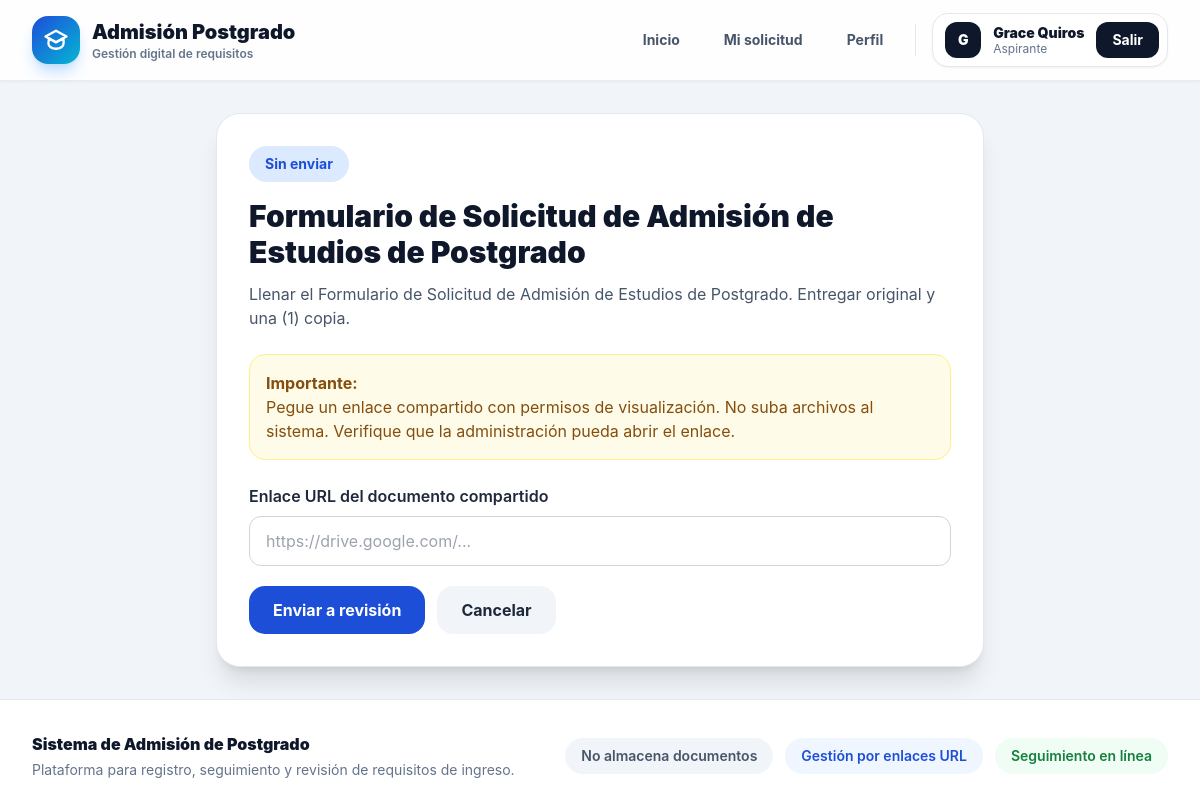
The page /estudiante/entrega/7/ (signed in) on the database its author committed.
### admisiones/models.py (models this page shows, shortened)
class StudentDocumentSubmission(models.Model):
    SIN_ENVIAR = 'SIN_ENVIAR'
    EN_REVISION = 'EN_REVISION'
    EN_PROCESO = 'EN_PROCESO'
    SUBSANAR = 'SUBSANAR'
    APROBADO = 'APROBADO'
    RECHAZADO = 'RECHAZADO'
    STATUS_CHOICES = [
        (SIN_ENVIAR, 'Sin enviar'),
        (EN_REVISION, 'En revisión'),
        (EN_PROCESO, 'En proceso'),
        (SUBSANAR, 'Subsanar'),
        (APROBADO, 'Aprobado'),
        (RECHAZADO, 'Rechazado'),
    ]
    profile = models.ForeignKey(
        StudentProfile,
        on_delete=models.CASCADE,
        related_name='documentos'
    )
    requirement = models.ForeignKey(
        Requirement,
        on_delete=models.CASCADE,
        related_name='entregas'
    )
    enlace_url = models.URLField(
        max_length=1000,
        blank=True,
        help_text='Enlace compartido del documento. Ejemplo: Google Drive, OneDrive, Dropbox.'
    )
    estado = models.CharField(
        max_length=20,
        choices=STATUS_CHOICES,
        default=SIN_ENVIAR
    )
    observacion_admin = models.TextField(blank=True)
    revisado_por = models.ForeignKey(
        settings.AUTH_USER_MODEL,
        on_delete=models.SET_NULL,
        null=True,
        blank=True,
        related_name='documentos_revisados'
    )
    enviado_en = models.DateTimeField(null=True, blank=True)
    actualizado_en = models.DateTimeField(auto_now=True)
    class Meta:
        unique_together = ('profile', 'requirement')
        ordering = ['requirement__orden']

class Requirement(models.Model):
    TODOS = 'TODOS'
    SOLO_INDICE_EQUIVALENTE = 'INDICE_EQUIVALENTE'
    APPLIES_TO_CHOICES = [
        (TODOS, 'Todos los aspirantes'),
        (SOLO_INDICE_EQUIVALENTE, 'Solo si requiere índice académico equivalente'),
    ]
    codigo = models.SlugField(unique=True)
    titulo = models.CharField(max_length=200)
    descripcion = models.TextField()
    aplica_a = models.CharField(
        max_length=30,
        choices=APPLIES_TO_CHOICES,
        default=TODOS
    )
    obligatorio = models.BooleanField(default=True)
    orden = models.PositiveIntegerField(default=1)
    activo = models.BooleanField(default=True)
    class Meta:
        ordering = ['orden', 'titulo']

### admisiones/views.py (the view)
# urls.py: path('estudiante/entrega/<int:entrega_id>/', views.subir_enlace, name='subir_enlace'),
@login_required
def subir_enlace(request, entrega_id):
    if request.user.is_staff:
        return redirect('admisiones:panel_admin')
    profile = obtener_perfil_estudiante(request.user)
    entrega = get_object_or_404(
        StudentDocumentSubmission,
        id=entrega_id,
        profile=profile
    )
    if request.method == 'POST':
        form = StudentDocumentSubmissionForm(request.POST, instance=entrega)
        if form.is_valid():
            entrega = form.save(commit=False)
            entrega.estado = StudentDocumentSubmission.EN_REVISION
            entrega.enviado_en = timezone.now()
            entrega.revisado_por = None
            entrega.save()
            messages.success(
                request,
                'Enlace enviado correctamente. El documento queda en revisión.'
            )
            return redirect('admisiones:estudiante_dashboard')
    else:
        form = StudentDocumentSubmissionForm(instance=entrega)
    return render(request, 'admisiones/subir_enlace.html', {
        'form': form,
        'entrega': entrega,
    })

### admisiones/forms.py
class StudentDocumentSubmissionForm(forms.ModelForm):
    class Meta:
        model = StudentDocumentSubmission
        fields = ['enlace_url']
        labels = {
            'enlace_url': 'Enlace URL del documento compartido'
        }
        widgets = {
            'enlace_url': forms.URLInput(attrs={
                'class': INPUT_CLASS,
                'placeholder': 'https://drive.google.com/...',
            })
        }

### admisiones/views.py (called while the page is built)
def obtener_perfil_estudiante(user):
    profile, _ = StudentProfile.objects.get_or_create(user=user)
    return profile

### templates/admisiones/subir_enlace.html (shortened to what this page needs)
{% extends 'base.html' %}
{% block content %}
<div class="max-w-3xl mx-auto bg-white rounded-3xl shadow-xl border border-slate-200 p-8">
    <span class="inline-flex px-4 py-2 rounded-full bg-blue-100 text-blue-700 text-sm font-bold">
        {{ entrega.get_estado_display }}
    </span>
    <h1 class="text-3xl font-black text-slate-900 mt-4">
        {{ entrega.requirement.titulo }}
    </h1>
    <p class="text-slate-600 mt-3">
        {{ entrega.requirement.descripcion }}
    </p>
    <div class="mt-6 bg-yellow-50 border border-yellow-200 text-yellow-800 rounded-2xl p-4">
        <p class="font-bold">Importante:</p>
        <p>
            Pegue un enlace compartido con permisos de visualización. No suba archivos al sistema.
            Verifique que la administración pueda abrir el enlace.
        </p>
    </div>
    <form method="post" class="mt-6 space-y-5">
        {% for field in form %}
            <div>
                <label class="block font-semibold mb-2">{{ field.label }}</label>
                {{ field }}
            </div>
        {% endfor %}
        <div class="flex gap-3">
            <button class="bg-blue-700 text-white px-6 py-3 rounded-2xl font-bold hover:bg-blue-800">
                Enviar a revisión
            </button>
            <a href="{% url 'admisiones:estudiante_dashboard' %}" class="bg-slate-100 text-slate-800 px-6 py-3 rounded-2xl font-bold hover:bg-slate-200">
                Cancelar
            </a>
        </div>
    </form>
</div>
{% endblock %}

### templates/base.html (shortened to what this page needs)
{% load static %}
<!DOCTYPE html>
<html lang="es" class="scroll-smooth">
<head>
    <script src="https://cdn.tailwindcss.com"></script>
</head>
<body class="min-h-screen bg-slate-100 text-slate-800 antialiased">
    <div class="min-h-screen flex flex-col">
        <header class="sticky top-0 z-50 glass-navbar border-b border-slate-200/80 shadow-sm">
            <nav class="max-w-7xl mx-auto px-4 sm:px-6 lg:px-8">
                <div class="h-20 flex items-center justify-between">
                    <a href="{% url 'admisiones:home' %}" class="flex items-center gap-3 group">
                        <div class="w-12 h-12 rounded-2xl bg-gradient-to-br from-blue-700 to-cyan-500 flex items-center justify-center text-white shadow-lg shadow-blue-200 group-hover:scale-105 transition-transform">
                        </div>
                        <div>
                            <p class="text-lg sm:text-xl font-black text-slate-900 leading-tight">
                                Admisión Postgrado
                            </p>
                            <p class="hidden sm:block text-xs font-semibold text-slate-500">
                                Gestión digital de requisitos
                            </p>
                        </div>
                    </a>
                    <div class="hidden md:flex items-center gap-3">
                        <a href="{% url 'admisiones:home' %}"
                           class="px-4 py-2 rounded-xl text-sm font-bold text-slate-600 hover:text-blue-700 hover:bg-blue-50 transition">
                            Inicio
                        </a>
                        {% if user.is_authenticated %}
                            {% if user.is_staff %}
                                <a href="{% url 'admisiones:panel_admin' %}"
                                   class="px-4 py-2 rounded-xl text-sm font-bold text-slate-600 hover:text-blue-700 hover:bg-blue-50 transition">
                                    Panel administrativo
                                </a>
                            {% else %}
                                <a href="{% url 'admisiones:estudiante_dashboard' %}"
                                   class="px-4 py-2 rounded-xl text-sm font-bold text-slate-600 hover:text-blue-700 hover:bg-blue-50 transition">
                                    Mi solicitud
                                </a>
                                <a href="{% url 'admisiones:estudiante_perfil' %}"
                                   class="px-4 py-2 rounded-xl text-sm font-bold text-slate-600 hover:text-blue-700 hover:bg-blue-50 transition">
                                    Perfil
                                </a>
                            {% endif %}
                            <div class="flex items-center gap-3 bg-white border border-slate-200 rounded-2xl pl-3 pr-2 py-2 shadow-sm">
                                <div class="w-9 h-9 rounded-xl bg-slate-900 text-white flex items-center justify-center font-black text-sm">
                                    {{ user.first_name|default:user.username|slice:":1"|upper }}
                                </div>
                                <div class="hidden lg:block">
                                    <p class="text-sm font-black text-slate-900 leading-tight">
                                        {{ user.get_full_name|default:user.username }}
                                    </p>
                                    <p class="text-xs text-slate-500 leading-tight">
                                        {% if user.is_staff %}
                                            Administrador
                                        {% else %}
                                            Aspirante
                                        {% endif %}
                                    </p>
                                </div>
                                <form action="{% url 'logout' %}" method="post">
                                    <button
                                        type="submit"
                                        class="px-4 py-2 rounded-xl bg-slate-900 text-white text-sm font-bold hover:bg-slate-700 transition"
                                    >
                                        Salir
                                    </button>
                                </form>
                            </div>
                        {% endif %}
                    </div>
                </div>
            </nav>
        </header>
        <main class="flex-1">
            <div class="max-w-7xl mx-auto px-4 sm:px-6 lg:px-8 py-8">
                <div class="fade-in">
                    {% block content %}{% endblock %}
                </div>
            </div>
        </main>
        <footer class="border-t border-slate-200 bg-white">
            <div class="max-w-7xl mx-auto px-4 sm:px-6 lg:px-8 py-8">
                <div class="flex flex-col md:flex-row md:items-center md:justify-between gap-5">
                    <div>
                        <p class="font-black text-slate-900">
                            Sistema de Admisión de Postgrado
                        </p>
                        <p class="text-sm text-slate-500 mt-1">
                            Plataforma para registro, seguimiento y revisión de requisitos de ingreso.
                        </p>
                    </div>
                    <div class="flex flex-wrap gap-3 text-sm">
                        <span class="px-4 py-2 rounded-full bg-slate-100 text-slate-600 font-semibold">
                            No almacena documentos
                        </span>
                        <span class="px-4 py-2 rounded-full bg-blue-50 text-blue-700 font-semibold">
                            Gestión por enlaces URL
                        </span>
                        <span class="px-4 py-2 rounded-full bg-green-50 text-green-700 font-semibold">
                            Seguimiento en línea
                        </span>
                    </div>
                </div>
            </div>
        </footer>
    </div>
</body>
</html>

### templates/base.html (style rules this page uses)
body { font-family: Inter, ui-sans-serif, system-ui, -apple-system, BlinkMacSystemFont, "Segoe UI", sans-serif; }
.glass-navbar { background: rgba(255, 255, 255, 0.88); backdrop-filter: blur(18px); }
.fade-in { animation: fadeIn 0.35s ease-in-out; }

### rows shown on the page
StudentDocumentSubmission: estado "Sin enviar", requirement.titulo "Formulario de Solicitud de Admisión de Estudios de Postgrado", requirement.descripcion "Llenar el Formulario de Solicitud de Admisión de Estudios de Postgrado. Entregar original y una (1) copia."

### other values the page prints
{{ user.first_name|default:user.username|slice:":1"|upper }} "G"
{{ user.get_full_name|default:user.username }} "Grace Quiros"
{{ field.label }} "Enlace URL del documento compartido"
